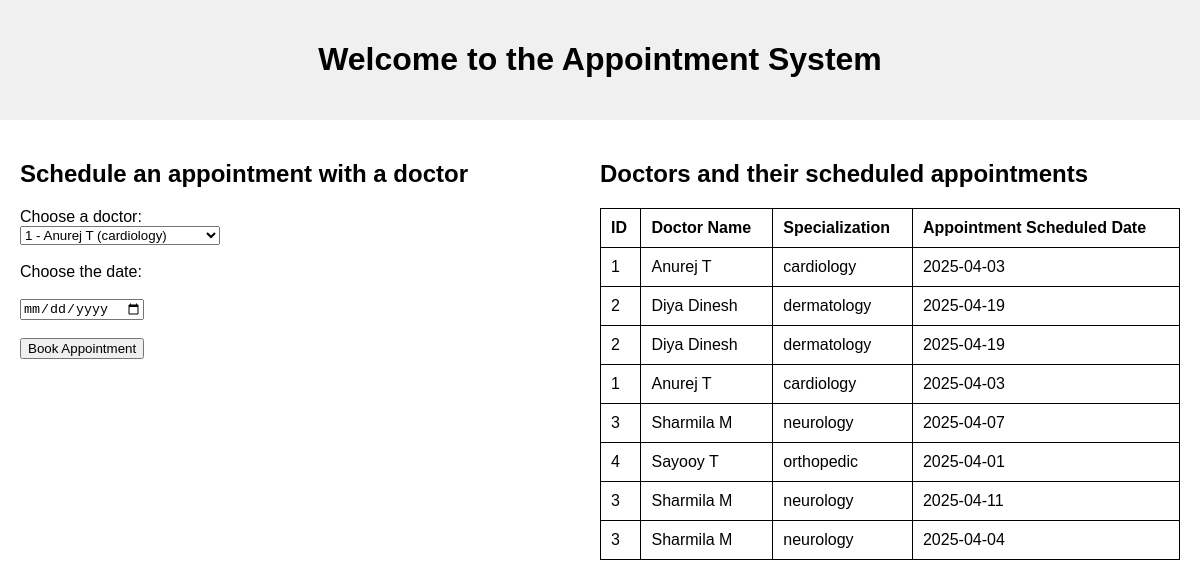
/patlogged (signed in), run on an earlier commit of the app's database.
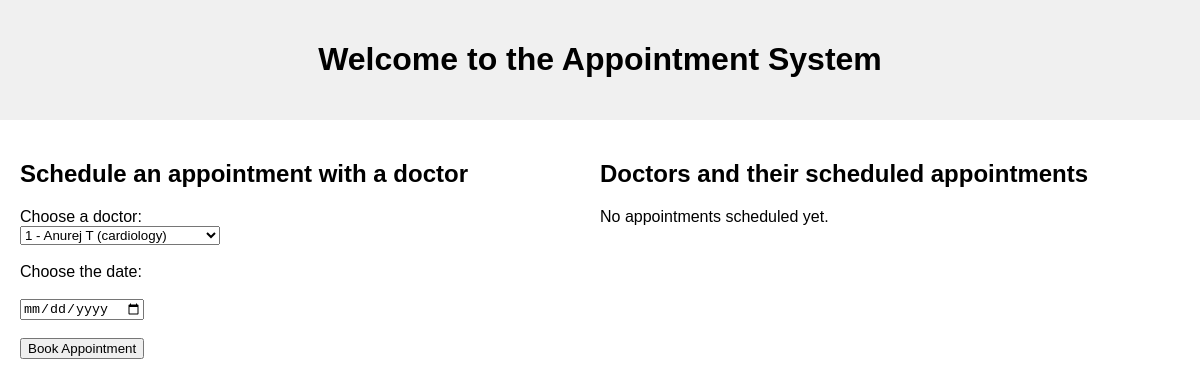
And on a later commit of the database.
### models.py (models this page shows)
class Appointment(db.Model):
    id = db.Column(db.Integer, primary_key = True)
    patient_id = db.Column(db.Integer, db.ForeignKey('patient.id'))
    doctor_id = db.Column(db.Integer, db.ForeignKey('doctor.id'))
    appointment_date = db.Column(db.Date)
    status = db.Column(db.String(), default = 'Pending')

class Doctor(db.Model):
    id = db.Column(db.Integer, primary_key = True)
    full_name = db.Column(db.String())
    phone_no = db.Column(db.String(), unique = True, nullable = False)
    dob = db.Column(db.Date)
    address = db.Column(db.String())
    password = db.Column(db.String())
    doct_id = db.Column(db.String(), unique = True)
    specialization = db.Column(db.String())
    is_approved = db.Column(db.Boolean, default = False)
    appointments = db.relationship('Appointment', backref='doctor')

### app.py (the view)
@app.route('/patlogged')
def patient_logged():
    if 'patient_id' not in session:
        return redirect('/logpat')
    approved_doctors = Doctor.query.filter_by(is_approved = True).all()
    fixed_appointments = Appointment.query.filter_by(status = 'approved').all()
    return render_template(
        'patlogged.html',
        approved_doctors = approved_doctors,
        fixed_appointments = fixed_appointments
    )

### templates/patlogged.html (shortened to what this page needs)
<!DOCTYPE html>
<html lang="en">
<head>
</head>
<body>
<header>
    <h1>Welcome to the Appointment System</h1>
</header>
<div class="main-container">
    <div class="form-container">
        <h2>Schedule an appointment with a doctor</h2>
        <form method="POST" action="/schedule_appointment">
            <label for="doctor_id">Choose a doctor:</label><br>
            <select name="doctor_id" id="doctor_id" required>
                {% for doctor in approved_doctors %}
                    <option value="{{ doctor.id }}">{{ doctor.id }} - {{ doctor.full_name }} ({{ doctor.specialization }})</option>
                {% endfor %}
            </select><br><br>
            <label for="appointment_date">Choose the date:</label><br><br>
            <input type="date" id="appointment_date" name="appointment_date" required><br><br>
            <button type="submit">Book Appointment</button>
        </form>
    </div>
    <div class="table-container">
        <h2>Doctors and their scheduled appointments</h2>
        {% if fixed_appointments %}
        <table>
            <thead>
                <tr>
                    <th>ID</th>
                    <th>Doctor Name</th>
                    <th>Specialization</th>
                    <th>Appointment Scheduled Date</th>
                </tr>
            </thead>
            <tbody>
                {% for appointment in fixed_appointments %}
                    <tr>
                        <td>{{ appointment.doctor.id}}</td>
                        <td>{{ appointment.doctor.full_name }}</td>
                        <td>{{ appointment.doctor.specialization }}</td>
                        <td>{{ appointment.appointment_date }}</td>
                    </tr>
                {% endfor %}
            </tbody>
        </table>
        {% else %}
            <p>No appointments scheduled yet.</p>
        {% endif %}
    </div>
</div>
</body>
</html>

What changed in the data, as far as the page shows it:
no longer on this page (row edited): Appointment: doctor.id "1", doctor.full_name "Anurej T", doctor.specialization "cardiology", appointment_date "2025-04-03"
no longer on this page (row edited): Appointment: doctor.id "2", doctor.full_name "Diya Dinesh", doctor.specialization "dermatology", appointment_date "2025-04-19"
no longer on this page (row edited): Appointment: doctor.id "2", doctor.full_name "Diya Dinesh", doctor.specialization "dermatology", appointment_date "2025-04-19"
no longer on this page (row edited): Appointment: doctor.id "1", doctor.full_name "Anurej T", doctor.specialization "cardiology", appointment_date "2025-04-03"
no longer on this page (row edited): Appointment: doctor.id "3", doctor.full_name "Sharmila M", doctor.specialization "neurology", appointment_date "2025-04-07"
no longer on this page (row edited): Appointment: doctor.id "4", doctor.full_name "Sayooy T", doctor.specialization "orthopedic", appointment_date "2025-04-01"
no longer on this page (row edited): Appointment: doctor.id "3", doctor.full_name "Sharmila M", doctor.specialization "neurology", appointment_date "2025-04-11"
no longer on this page (row edited): Appointment: doctor.id "3", doctor.full_name "Sharmila M", doctor.specialization "neurology", appointment_date "2025-04-04"
Also different on the page:
text no longer shown: "ID Doctor Name Specialization Appointment Scheduled Date"
text now shown: "No appointments scheduled yet."
